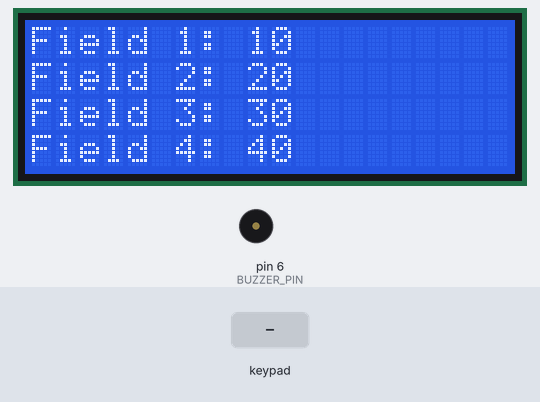
The sketch below on a simulated Arduino Mega 2560, built with avr-gcc and run on an emulated ATmega2560. Shown: 20×4 character LCD, buzzer (waves = sounding). Wiring (inferred from the names in the program): 4×4 keypad with keys 1 2 3 A 4 5 6 B 7 8 9 C * 0 # D: rows pin 36, pin 34, pin 32, pin 30; columns pin 28, pin 26, pin 24, pin 22. Inputs (shaded band) come from the test bench.

Above: at 1.3 s.
1.4 s: key 'A' pressed
At 1.6 s:
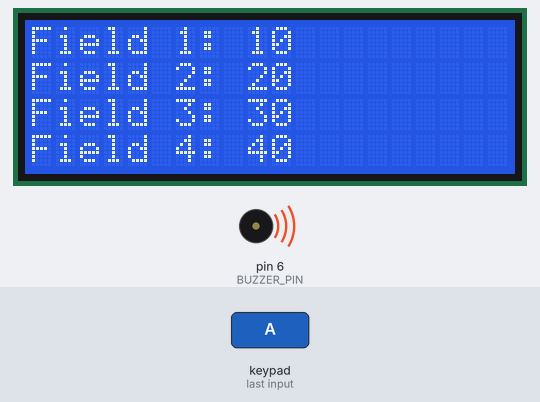
3.2 s: keypad keys 1 2 # pressed 0.4 s apart
At 5.25 s:
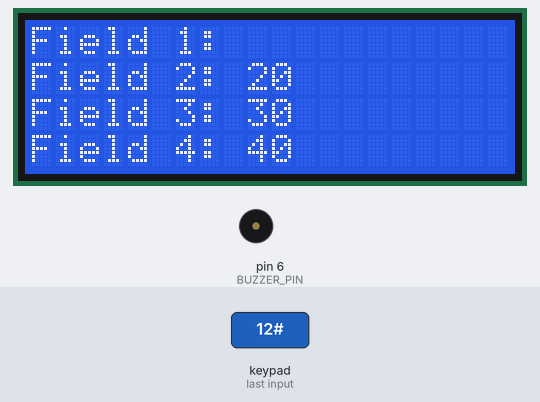
5.9 s: key '3' pressed
At 6.11 s:
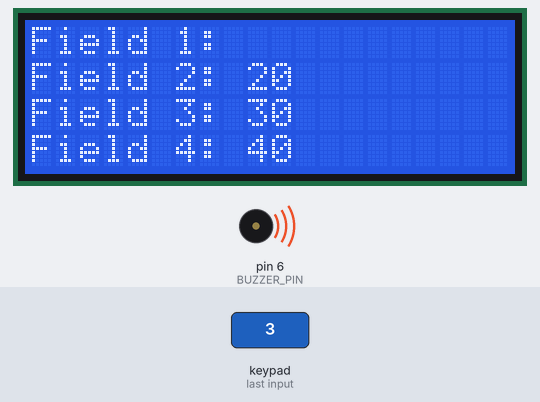
8.0 s: keypad keys 1 2 pressed 0.4 s apart
At 9.9 s:
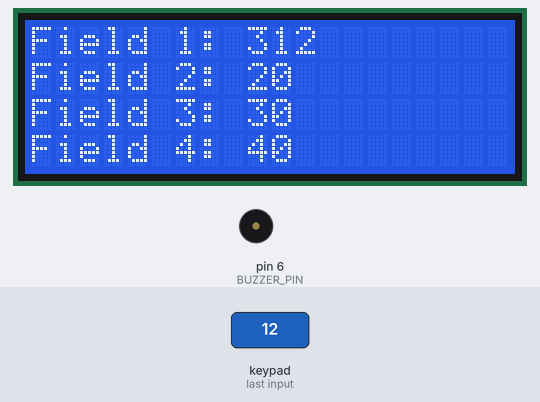
Timing chart, 0 to 11.3 s (numbered marks = the images above; inputs shaded):
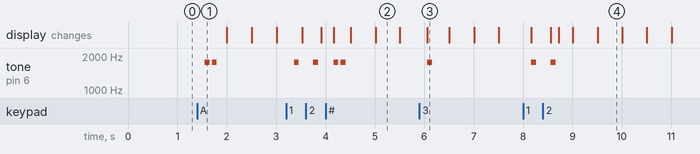

The sketch:

simple_change_value_field_keypad_4x4.ino
```cpp
#include <Wire.h>
#include <LiquidCrystal_I2C.h>

// Define the I2C address of the LCD display
#define LCD_ADDRESS 0x27

// Define the pins numbers for the buttons
#define BUTTON_UP_PIN     12
#define BUTTON_DOWN_PIN   11
#define BUTTON_RIGHT_PIN  13
#define BUTTON_LEFT_PIN   10
#define BUTTON_RETURN_PIN 14
#define BUTTON_ENTER_PIN  15

// Define the numbers of rows and cols
#define KEYPAD_ROWS 4
#define KEYPAD_COLS 4

// Pin number for the buzzer
#define BUZZER_PIN 6

// Define the default values
#define SIZE_FIELDS 4
#define MIN_VALUE_FIELD 0
#define MAX_VALUE_FIELD 50
#define FIELD_NOT_SELECTED -1

// Define the frequency of Notes
#define NOTE_ERROR 262
#define NOTE_FIELD 1760
#define NOTE_VALUE 1500

// Define the number of digits allowed
#define MAX_NUM_DIGITS 4

// Define the time in second for debounce
#define DEBOUNCE_TIME 1

// Define Keys
#define NO_KEY '\0'
#define NUN_0_KEY '0'
#define NUN_1_KEY '1'
#define NUN_2_KEY '2'
#define NUN_3_KEY '3'
#define NUN_4_KEY '4'
#define NUN_5_KEY '5'
#define NUN_6_KEY '6'
#define NUN_7_KEY '7'
#define NUN_8_KEY '8'
#define NUN_9_KEY '9'
#define FUNC_ENTER_KEY 'A'
#define FUNC_RETURN_KEY 'B'
#define FUNC_UP_KEY 'C'
#define FUNC_DOWN_KEY 'D'
#define FUNC_CLEAN_KEY '*'
#define FUNC_UNDO_KEY '#'

// Define the state enum
enum State{
  IDLE,
  WAITING_FOR_INPUT,
  INPUTTING_NUMBER,
  NUMBER_CONFIRMED,
  NUMBER_TOO_LARGE
};

// Initialize the LCD display object
LiquidCrystal_I2C lcd(LCD_ADDRESS, 20, 4);

// Set keypad pins
const byte ROW_PINS[ KEYPAD_ROWS ] = {36, 34, 32, 30};
const byte COL_PINS[ KEYPAD_COLS ] = {28, 26, 24, 22};

// Initialize the keys values
int keys[ KEYPAD_ROWS ][ KEYPAD_COLS ] = {
  { NUN_1_KEY,      NUN_2_KEY,  NUN_3_KEY,     FUNC_ENTER_KEY},
  { NUN_4_KEY,      NUN_5_KEY,  NUN_6_KEY,     FUNC_RETURN_KEY},
  { NUN_7_KEY,      NUN_8_KEY,  NUN_9_KEY,     FUNC_UP_KEY},
  { FUNC_CLEAN_KEY, NUN_0_KEY,  FUNC_UNDO_KEY, FUNC_DOWN_KEY},
};

// Initialize the selected field
signed int selectedField = FIELD_NOT_SELECTED;

// Initialize the initial values of the fields
unsigned int values[SIZE_FIELDS] = { 10, 20, 30, 40 };

// Stores the last value during editing
unsigned int lastFieldValue;

// Initialize the state variable
State currentState = IDLE;

// Stores the time in milliseconds used in the debounce
unsigned long startTime;

void updateDisplay() {
  lcd.clear();

  lcd.setCursor(0, 0);
  lcd.print("Field 1: ");
  lcd.print(values[0]);

  lcd.setCursor(0, 1);
  lcd.print("Field 2: ");
  lcd.print(values[1]);

  lcd.setCursor(0, 2);
  lcd.print("Field 3: ");
  lcd.print(values[2]);

  lcd.setCursor(0, 3);
  lcd.print("Field 4: ");
  lcd.print(values[3]);
}

void updateValueDisplay(byte selectedField) {
  lcd.setCursor(9, selectedField);
  lcd.print("           ");
  lcd.setCursor(9, selectedField);
  lcd.print(values[selectedField]);
}

void blinkSelectedValue() {
  lcd.setCursor(9, selectedField);

  if (millis() % 1000 < 500) {
    lcd.print("           ");
  } else {
    lcd.print(values[selectedField]);
  }
}

void beep(unsigned int note) {
  tone(BUZZER_PIN, note, 100);
  delay(150);
  noTone(BUZZER_PIN);
}

bool checkNumDigits(unsigned int number) {
  byte numDigits = 0;

  while(number != 0){
    number /= 10;
    numDigits++;
  }

  return numDigits <= MAX_NUM_DIGITS;
}
void handleNumberKeys(char key){
  unsigned int newValue = 0;
  byte digit = 0;

  if(currentState == NUMBER_TOO_LARGE){
      beep(NOTE_ERROR);
      beep(NOTE_ERROR);
  } else {

    if(isdigit(key)){
      digit = key - '0';

      if(currentState == WAITING_FOR_INPUT){
        newValue = digit;

      } else if(currentState == INPUTTING_NUMBER) {
        newValue = values[selectedField] * 10 + digit;

      }

      if(checkNumDigits(newValue)){
        values[selectedField] = newValue;
        currentState = INPUTTING_NUMBER;
        beep(NOTE_FIELD);

      } else {
        currentState = NUMBER_TOO_LARGE;
        beep(NOTE_ERROR);
        beep(NOTE_ERROR);
      }
    }

    // Display the value of the selected field
    updateValueDisplay(selectedField);
  }
}

void handleCleanKey() {
  // Reset the field value
  values[selectedField] = 0;
  currentState = INPUTTING_NUMBER;
  beep(NOTE_FIELD);
  beep(NOTE_FIELD);

  // Display the value of the selected field
  updateValueDisplay(selectedField);
}

void handleUndoKey(){
  if(currentState == INPUTTING_NUMBER || currentState == NUMBER_TOO_LARGE){
    values[selectedField] = lastFieldValue;
    currentState = WAITING_FOR_INPUT;

    beep(NOTE_FIELD);
    beep(NOTE_FIELD);
  } else {
    beep(NOTE_ERROR);
    beep(NOTE_ERROR);
  }
}

void handleDownKey() {
  // Check if the selected field is the last one
  if(selectedField < (SIZE_FIELDS -1) ){
    // Updates the selected field to the next field
    selectedField++;
    currentState = WAITING_FOR_INPUT;
    lastFieldValue = values[selectedField];

    // Display the value of the previous selected field
    updateValueDisplay(selectedField-1);

    beep(NOTE_FIELD);
  } else {
    beep(NOTE_ERROR);
    beep(NOTE_ERROR);
  }

  // Display the value of the selected field
  updateValueDisplay(selectedField);
}

void handleUpKey() {
  // Check if the selected field is the fisrt one
  if(selectedField > (FIELD_NOT_SELECTED + 1) ){
    // Updates the selected field to the previous field
    selectedField--;
    currentState = WAITING_FOR_INPUT;
    lastFieldValue = values[selectedField];

    // Display the value of the previous selected field
    updateValueDisplay(selectedField+1);

    beep(NOTE_FIELD);
  } else {
    beep(NOTE_ERROR);
    beep(NOTE_ERROR);
  }

  // Display the value of the selected field
  updateValueDisplay(selectedField);
}

void handleReturnKey() {
  // Display the value of the selected field
  updateValueDisplay(selectedField);

  // Reset the selected field
  selectedField = FIELD_NOT_SELECTED;
  currentState = IDLE;
  lastFieldValue  = 0;

  beep(NOTE_FIELD);
  beep(NOTE_FIELD);
  beep(NOTE_FIELD);
}

void handleEnterKey() {
  // Select the first field
  selectedField++;
  currentState = WAITING_FOR_INPUT;
  lastFieldValue = values[selectedField];

  beep(NOTE_FIELD);
  beep(NOTE_FIELD);
}

// Function to read the matrix keypad
char readKeypad() {
  char key = NO_KEY;

  // Check if the debounce time has passed
	if ( (millis()-startTime) > DEBOUNCE_TIME ) {

    // Re-intialize the row pins. Allows sharing these pins with other hardware.
    for (byte row = 0; row < KEYPAD_ROWS; row++) {
      pinMode( ROW_PINS[row], INPUT_PULLUP);
    }

    // Check each column for a pressed key
    for(byte col = 0; col < KEYPAD_COLS; col++){

      // Set the current column to OUTPUT
      pinMode( COL_PINS[col], OUTPUT );
      // Set the current column to LOW
      digitalWrite( COL_PINS[col], LOW);

      // Check each row for a pressed key
      for(int row = 0; row < KEYPAD_ROWS; row++){
        if(digitalRead( ROW_PINS[row] ) == LOW ){
          key = keys[ row ][ col ];

          //delay(250); // debounce
          while( digitalRead( ROW_PINS[ row ] ) == LOW);
        }
      }

      // Set pin to high impedance input. Effectively ends column pulse.
      digitalWrite(COL_PINS[col], HIGH);
      pinMode(COL_PINS[col], INPUT);
    }

    // Save the current time
		startTime = millis();
	}

  return key;
}

void setup() {
  Serial.begin(9600);

  // Initialize the LCD display
  lcd.init();
  lcd.backlight();

  // Set the buttons pins as a input
  pinMode(BUTTON_UP_PIN     , INPUT);
  pinMode(BUTTON_DOWN_PIN   , INPUT);
  pinMode(BUTTON_RIGHT_PIN  , INPUT);
  pinMode(BUTTON_LEFT_PIN   , INPUT);
  pinMode(BUTTON_ENTER_PIN  , INPUT);
  pinMode(BUTTON_RETURN_PIN , INPUT);

  // Display the fields and theis initial values
  updateDisplay();
}

void loop() {
  // Read the matrix keypad
  char key = readKeypad();

  // Checks if no field is selected
  if(selectedField == FIELD_NOT_SELECTED ){

    // Check if the enter key is pressed
    if(key == FUNC_ENTER_KEY){
      handleEnterKey();
    }

  } else { // If any field is selected

    blinkSelectedValue();

    switch(key){
      case FUNC_RETURN_KEY:
        handleReturnKey();
        break;

      case FUNC_UP_KEY:
        handleUpKey();
        break;

      case FUNC_DOWN_KEY:
        handleDownKey();
        break;

      case FUNC_CLEAN_KEY:
        handleCleanKey();
        break;

      case FUNC_UNDO_KEY:
        handleUndoKey();
        break;

      case NUN_0_KEY:
      case NUN_1_KEY:
      case NUN_2_KEY:
      case NUN_3_KEY:
      case NUN_4_KEY:
      case NUN_5_KEY:
      case NUN_6_KEY:
      case NUN_7_KEY:
      case NUN_8_KEY:
      case NUN_9_KEY:
        handleNumberKeys(key);
        break;
    }
  }
}
```

Measured:
- after the input at 1.4 s, tone on pin 6 (BUZZER_PIN): alternates 1760 Hz for 0.10 s and silent for 0.05 s, 4 changes in all, then stays silent, starting after 0.15 s
- after the input at 3.2 s, tone on pin 6 (BUZZER_PIN): plays 1760 Hz for 0.10 s, 1760 Hz for 0.10 s, 1760 Hz for 0.10 s, 1760 Hz for 0.10 s, starting after 0.16 s; the display: first changes after 0.32 s (image 2 shows a later state)
- after the input at 5.9 s, tone on pin 6 (BUZZER_PIN): silent → 1760 Hz after 0.16 s, → silent 0.10 s later
- after the input at 8.0 s, tone on pin 6 (BUZZER_PIN): alternates 1760 Hz for 0.10 s and silent for 0.29 s, 4 changes in all, then stays silent, starting after 0.16 s
- what the display in image 2 shows lasts 0.5 s, from 5.0 s to 5.5 s
